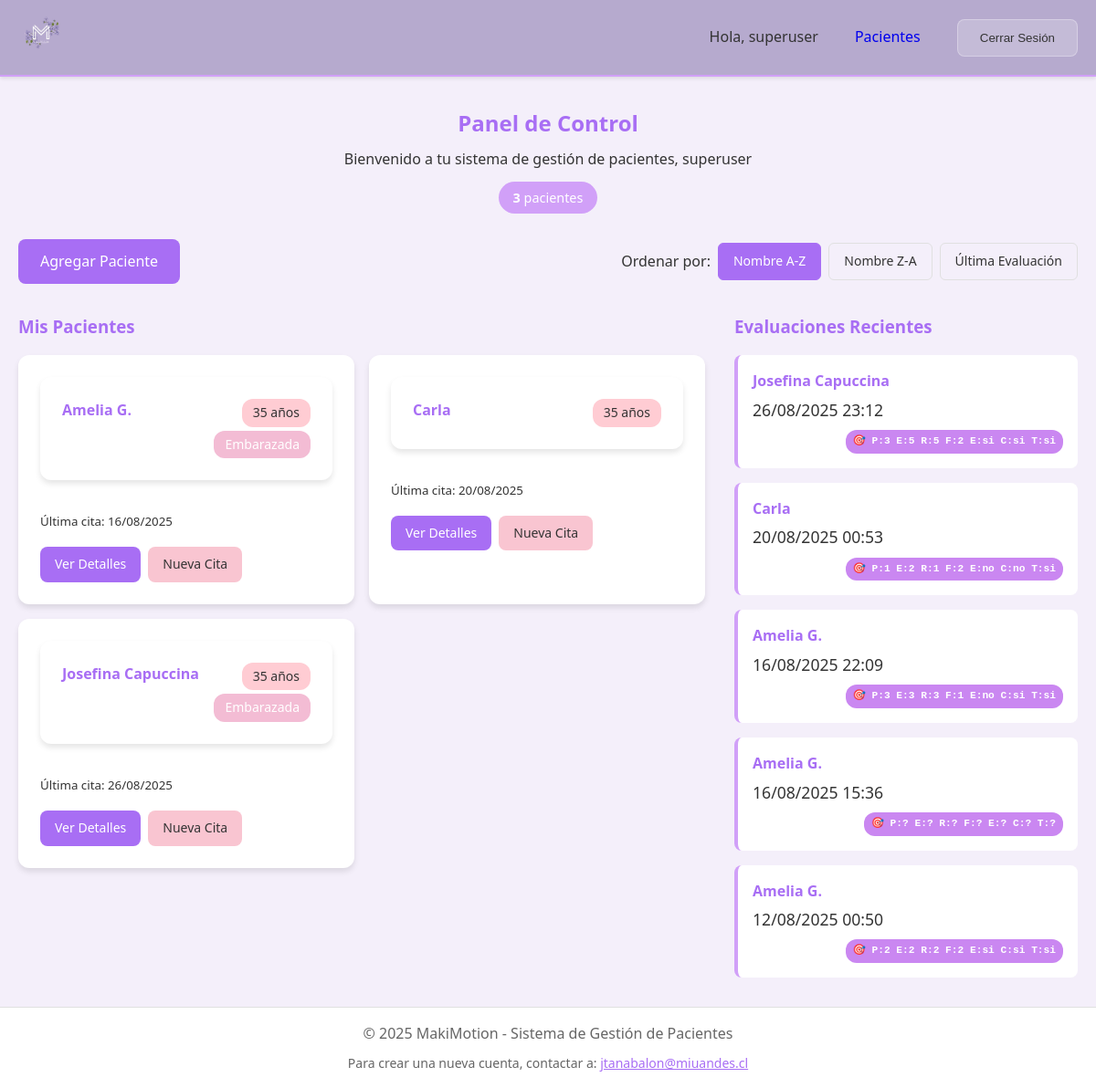
The app's page / (signed in), older data.
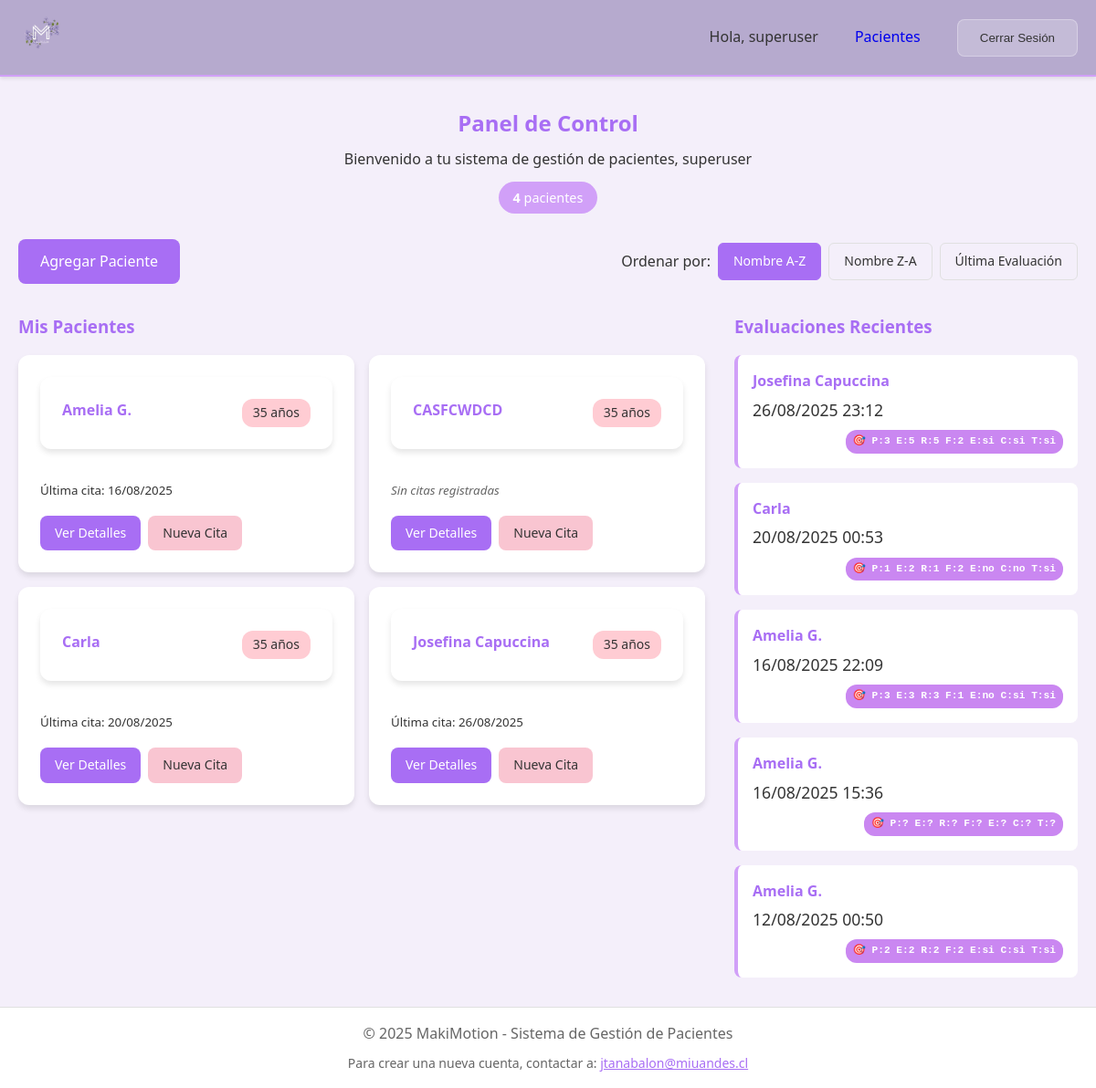
The same page, newer data.
### core/models.py (models this page shows, shortened)
class Patient(models.Model):
    user = models.ForeignKey(User, on_delete=models.CASCADE, help_text="Profesional responsable")
    full_name = models.CharField(max_length=200, help_text="Nombre completo del paciente")
    birth_date = models.DateField(help_text="Fecha de nacimiento del paciente")
    profession = models.CharField(max_length=100, default="", blank=True, help_text="Profesión")
    phone = models.CharField(max_length=20, default="", blank=True, help_text="Teléfono")
    address = models.TextField(default="", blank=True, help_text="Dirección")
    medications = models.TextField(blank=True, help_text="Medicamentos actuales")
    musculoskeletal_history = models.TextField(blank=True, help_text="Antecedentes músculo esquelético")
    patient_data_other = models.TextField(blank=True, help_text="Otros datos del paciente")
    menopause = models.CharField(max_length=10, choices=[('si', 'Sí'), ('no', 'No')], blank=True, help_text="Menopausia")
    menopause_time = models.CharField(max_length=50, blank=True, help_text="Hace cuánto tiempo")
    regular_menstrual_cycle = models.CharField(max_length=10, choices=[('si', 'Sí'), ('no', 'No')], blank=True, help_text="Ciclo menstrual regular")
    previous_surgeries = models.TextField(blank=True, help_text="Cirugías previas")
    pregnancies_g = models.PositiveIntegerField(null=True, blank=True, help_text="G (Gestaciones)")
    abortions_a = models.PositiveIntegerField(null=True, blank=True, help_text="A (Abortos)")
    losses_p = models.PositiveIntegerField(null=True, blank=True, help_text="P (Pérdidas)")
    child_weight = models.TextField(blank=True, help_text="Peso del hijo")
    delivery_type = models.CharField(max_length=50, blank=True, help_text="Partos: normal y/o cesárea")
    episiotomies = models.CharField(max_length=10, choices=[('si', 'Sí'), ('no', 'No')], blank=True, help_text="Episiotomías")
    postpartum = models.TextField(blank=True, help_text="Post parto")
    instrumentation = models.TextField(blank=True, help_text="Instrumentalización")
    muscle_tear = models.TextField(blank=True, help_text="Desgarro muscular")
    io = models.BooleanField(default=False, help_text="IO")
    if_field = models.BooleanField(default=False, help_text="IF")
    ig = models.BooleanField(default=False, help_text="IG")
    prolapse = models.CharField(max_length=10, choices=[('si', 'Sí'), ('no', 'No')], blank=True, help_text="Prolapso")
    prolapse_type = models.TextField(blank=True, help_text="¿Cuál prolapso?")
    allergies = models.TextField(blank=True, help_text="Alergias")
    gynecological_other = models.TextField(blank=True, help_text="Otros")
    is_pregnant = models.BooleanField(default=False, help_text="¿Está embarazada?")
    pregnancy_weeks_at_registration = models.PositiveIntegerField(null=True, blank=True, help_text="Semanas de embarazo al momento del registro (máximo 42)")
    pregnancy_week_day = models.CharField(max_length=10, choices=[
        ('lunes', 'Lunes'), ('martes', 'Martes'), ('miercoles', 'Miércoles'),
        ('jueves', 'Jueves'), ('viernes', 'Viernes'), ('sabado', 'Sábado'), ('domingo', 'Domingo')
    ], blank=True, help_text="Día de la semana para contar semanas")
    pregnancy_registration_date = models.DateField(null=True, blank=True, help_text="Fecha cuando se registraron las semanas")
    is_postpartum = models.BooleanField(default=False, help_text="¿Está en postparto?")
    postpartum_weeks_at_registration = models.PositiveIntegerField(null=True, blank=True, help_text="Semanas de postparto al momento del registro")
    postpartum_week_day = models.CharField(max_length=10, choices=[
        ('lunes', 'Lunes'), ('martes', 'Martes'), ('miercoles', 'Miércoles'),
        ('jueves', 'Jueves'), ('viernes', 'Viernes'), ('sabado', 'Sábado'), ('domingo', 'Domingo')
    ], blank=True, help_text="Día de la semana para contar semanas postparto")
    postpartum_registration_date = models.DateField(null=True, blank=True, help_text="Fecha cuando se registraron las semanas postparto")
    postpartum_start_date = models.DateField(null=True, blank=True, help_text="Fecha de inicio del postparto")
    alta = models.BooleanField(default=False, help_text="Indica si el paciente fue dado de alta y se cerró su ciclo clínico.")
    created_at = models.DateTimeField(auto_now_add=True)
    updated_at = models.DateTimeField(auto_now=True)
    @property
    def age(self):
        if not self.birth_date:
            return 0
        today = date.today()
        age = today.year - self.birth_date.year
        if today.month < self.birth_date.month or (today.month == self.birth_date.month and today.day < self.birth_date.day):
            age -= 1
        return age
    def get_last_appointment(self):
        return self.appointments.first()
    def get_pregnancy_start_date(self):
        if not self.is_pregnant or not self.pregnancy_weeks_at_registration or not self.pregnancy_week_day or not self.pregnancy_registration_date:
            return None
    def get_current_pregnancy_weeks(self):
        if not self.is_pregnant:
            return None
        pregnancy_start = self.get_pregnancy_start_date()
        if not pregnancy_start:
            return self.pregnancy_weeks_at_registration  # Fallback
    def get_pregnancy_display(self):
        if not self.is_pregnant:
            return None
        weeks = self.get_current_pregnancy_weeks()
        if weeks is None:
            return "Embarazada"
        return f"🌸 {weeks} semanas"
    class Meta:
        ordering = ['full_name']
        verbose_name = "Paciente"
        verbose_name_plural = "Pacientes"

class Appointment(models.Model):
    YES_NO_CHOICES = [
        ('si', 'Sí'),
        ('no', 'No'),
    ]
    patient = models.ForeignKey(Patient, on_delete=models.CASCADE, related_name='appointments', help_text="Paciente")
    date_time = models.DateTimeField(help_text="Fecha y hora de la cita")
    session_description = models.TextField(help_text="Descripción de la sesión o actividad realizada")
    additional_notes = models.TextField(blank=True, help_text="Notas adicionales")
    tasks = models.TextField(blank=True, help_text="Tareas o indicaciones para seguimiento")
    perfect_p_power = models.PositiveIntegerField(null=True, blank=True, help_text="P - Power (Fuerza)")
    perfect_e_endurance = models.PositiveIntegerField(null=True, blank=True, help_text="E - Endurance (Resistencia)")
    perfect_r_repetitions = models.PositiveIntegerField(null=True, blank=True, help_text="R - Repetitions (Repeticiones)")
    perfect_f_fast = models.PositiveIntegerField(null=True, blank=True, help_text="F - Fast contractions (Contracciones rápidas)")
    perfect_e_every = models.CharField(max_length=10, choices=YES_NO_CHOICES, blank=True, help_text="E - Every contraction (Cada contracción)")
    perfect_c_cocontraction = models.CharField(max_length=10, choices=YES_NO_CHOICES, blank=True, help_text="C - Co-contraction (Co-contracción)")
    perfect_t_timing = models.CharField(max_length=10, choices=YES_NO_CHOICES, blank=True, help_text="T - Timing (Coordinación)")
    balloon_rectal_sensation = models.TextField(blank=True, help_text="Sensación rectal consciente: 10 - 30 ml")
    balloon_first_desire_volume = models.TextField(blank=True, help_text="Volumen Primer deseo: 50 - 60 ml")
    balloon_normal_desire_volume = models.TextField(blank=True, help_text="Volumen Deseo normal constante: sin acomodación 90 - 120ml")
    balloon_max_tolerable_capacity = models.TextField(blank=True, help_text="Capacidad máxima tolerable: máximo tolerable 200-240 ml")
    balloon_rectoanal_reflex = models.CharField(max_length=10, choices=YES_NO_CHOICES, blank=True, help_text="Reflejo rectoanal estriado")
    balloon_expulsion = models.CharField(max_length=10, choices=YES_NO_CHOICES, blank=True, help_text="Expulsión del balón")
    created_at = models.DateTimeField(auto_now_add=True)
    updated_at = models.DateTimeField(auto_now=True)
    class Meta:
        ordering = ['-date_time']
        verbose_name = "Cita"
        verbose_name_plural = "Citas"

### core/views.py (the view)
# urls.py: path('', views.dashboard, name='dashboard'),
@login_required
def dashboard(request):
    sort_by = request.GET.get('sort', 'name')
    sort_order = request.GET.get('order', 'asc')
    patients = Patient.objects.filter(user=request.user, alta=False)
    if sort_by == 'name':
        if sort_order == 'desc':
            patients = patients.order_by('-full_name')
        else:
            patients = patients.order_by('full_name')
    elif sort_by == 'appointment':
        patients = patients.annotate(
            last_appointment=Max('appointments__date_time')
        ).order_by('-last_appointment')
    total_patients = patients.count()
    recent_appointments = Appointment.objects.filter(
        patient__user=request.user
    ).order_by('-date_time')[:5]
    context = {
        'user': request.user,
        'patients': patients,
        'total_patients': total_patients,
        'recent_appointments': recent_appointments,
        'current_sort': sort_by,
        'current_order': sort_order,
    }
    return render(request, 'dashboard/dashboard.html', context)

### templates/dashboard/dashboard.html (shortened to what the changed rows need)
{% extends 'base.html' %}
{% block content %}
<div class="dashboard">
    <div class="dashboard-header">
        <h2>Panel de Control</h2>
        <div class="dashboard-stats">
            <span class="stat-item">
                <strong>{{ total_patients }}</strong> paciente{{ total_patients|pluralize }}
            </span>
        </div>
    </div>
    <div class="dashboard-content">
        <div class="patients-section">
            {% if patients %}
            <div class="patients-grid">
                {% for patient in patients %}
                <div class="patient-card" data-patient-id="{{ patient.pk }}">
                    <div class="patient-header">
                        <h4>{{ patient.full_name }}</h4>
                        <div class="patient-badges">
                            <span class="patient-age">{{ patient.age }} años</span>
                            {% if patient.get_pregnancy_display %}
                            <span class="pregnancy-badge">{{ patient.get_pregnancy_display }}</span>
                            {% endif %}
                        </div>
                    </div>
                    <div class="patient-info">
                        {% with last_appointment=patient.get_last_appointment %}
                        {% if last_appointment %}
                        <p class="patient-last-appointment">
                            <small>Última cita: {{ last_appointment.date_time|date:"d/m/Y" }}</small>
                        </p>
                        {% else %}
                        <p class="patient-last-appointment">
                            <small class="text-muted">Sin citas registradas</small>
                        </p>
                        {% endif %}
                        {% endwith %}
                    </div>
                    <div class="patient-actions">
                        <a href="{% url 'patient_detail' patient.pk %}" class="btn btn-sm btn-primary">Ver Detalles</a>
                        <a href="{% url 'appointment_create' patient.pk %}" class="btn btn-sm btn-secondary">Nueva
                            Cita</a>
                    </div>
                </div>
                {% endfor %}
            </div>
            {% else %}
            <div class="empty-state">
                <p>No tienes pacientes registrados aún.</p>
                <a href="{% url 'patient_create' %}" class="btn btn-primary">Agregar tu primer paciente</a>
            </div>
            {% endif %}
        </div>
        <div class="recent-appointments-section">
            {% if recent_appointments %}
            <div class="appointments-list">
                {% for appointment in recent_appointments %}
                <div class="appointment-item">
                    <div class="appointment-patient">
                        <strong>{{ appointment.patient.full_name }}</strong>
                    </div>
                    <div class="appointment-date">
                        {{ appointment.date_time|date:"d/m/Y H:i" }}
                    </div>
                    <div class="appointment-perfect">
                        <span class="perfect-summary-small">
                            🎯 P:{{ appointment.perfect_p_power|default:"?" }} E:{{ appointment.perfect_e_endurance|default:"?" }} R:{{ appointment.perfect_r_repetitions|default:"?" }} F:{{ appointment.perfect_f_fast|default:"?" }} E:{{ appointment.perfect_e_every|default:"?" }} C:{{ appointment.perfect_c_cocontraction|default:"?" }} T:{{ appointment.perfect_t_timing|default:"?" }}
                        </span>
                    </div>
                </div>
                {% endfor %}
            </div>
            {% else %}
            <p class="text-muted">No hay citas registradas aún.</p>
            {% endif %}
        </div>
    </div>
</div>
{% endblock %}

Row changes from the older to the newer data that the page shows:
changed Patient "Amelia G.": is_pregnant True → False (drawn); pregnancy "Embarazada" → (not shown)
now on this page (row edited): Patient: full_name "CASFCWDCD", age "35", shows "Sin citas registradas"
changed Patient "Josefina Capuccina": is_pregnant True → False (drawn); pregnancy "Embarazada" → (not shown)
Text that changed along with them:
{{ total_patients }}: "3" → "4"
